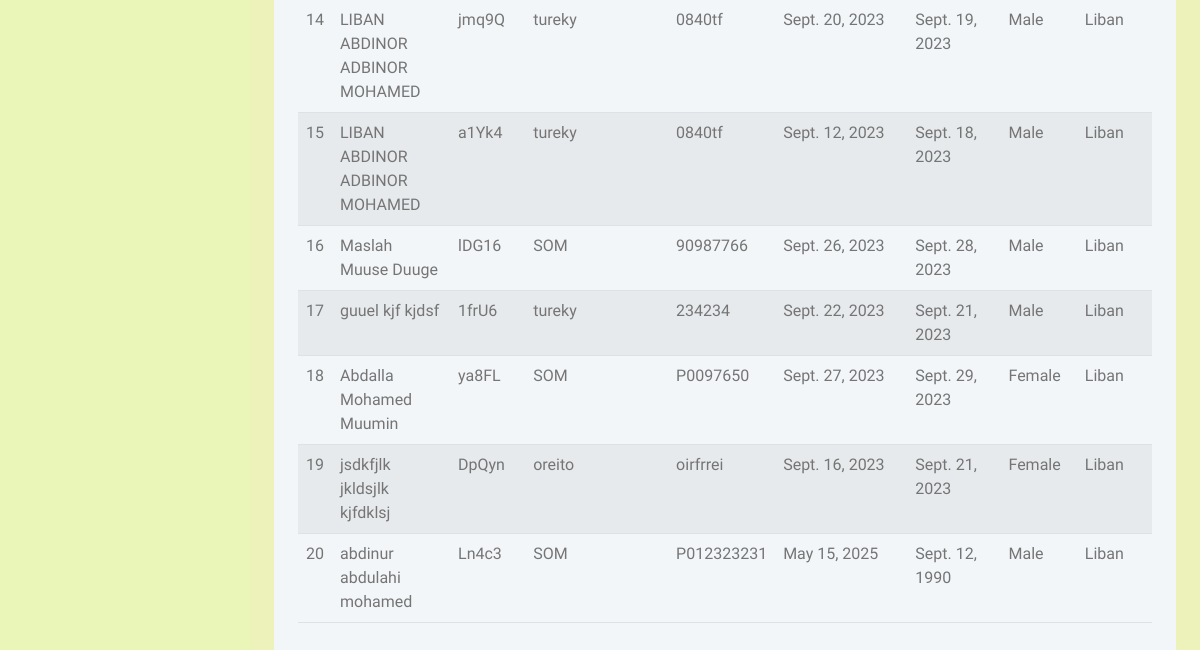
Before: /bookings (signed in, lower part) with the older database file.
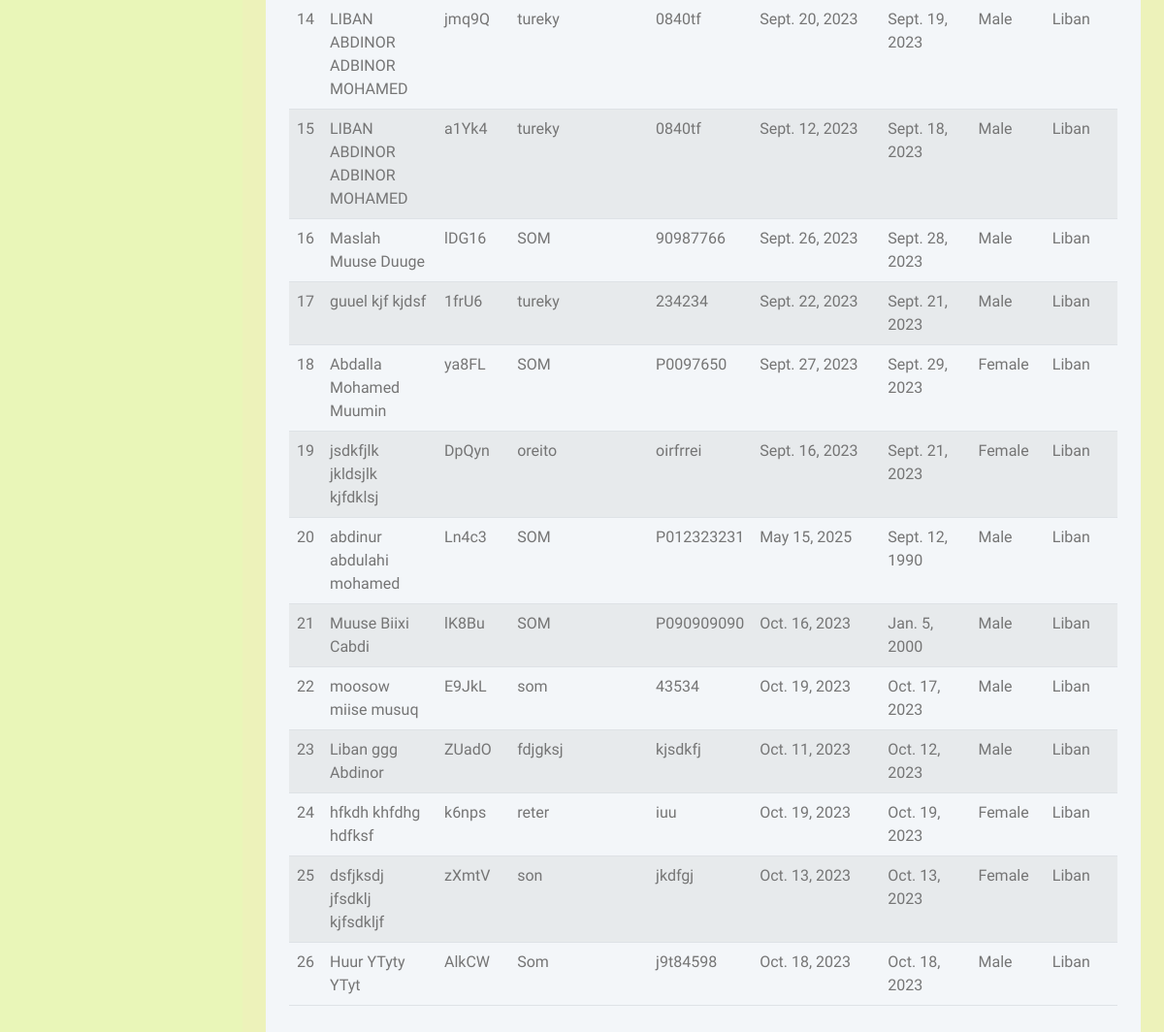
After: the same page with the newer database file.
### booking_brain/models.py (models this page shows, shortened)
class Booking(models.Model):
    id =models.AutoField(primary_key=True)
    user = models.ForeignKey(User, on_delete=models.CASCADE)
    Date_created = models.DateTimeField(auto_now_add=True)
    Passport_country = models.CharField(max_length=50)
    Passport_no = models.CharField(max_length=50)
    Passport_expiry = models.DateField()
    Date_birth = models.DateField()
    Gender = models.CharField(max_length=50)
    Booking_no = models.CharField(max_length=5, unique=True, default=generate_unique_code)
    passenger = models.ForeignKey(Passenger, on_delete=models.CASCADE)

class Passenger(models.Model):
    id = models.AutoField(primary_key=True)
    Date_created = models.DateTimeField(auto_now_add=True)
    user = models.ForeignKey(User, on_delete=models.CASCADE)
    First_name = models.CharField(max_length=50)
    Middle_name = models.CharField(max_length=50)
    Last_name = models.CharField(max_length=50)
    Phone_number = models.CharField(max_length=50)
    Departure_place = models.CharField(max_length=50)
    Destination = models.CharField(max_length=50)
    Departure_date = models.DateField()
    Return_date = models.DateField(null=True)
    Amount = models.IntegerField()
    Booked = models.BooleanField(default=False)
    Paid  =  models.BooleanField(default=False)
    def __str__(self):
        return (f"{self.First_name} {self.Middle_name} {self.Last_name}")

### booking_brain/views.py (the view)
# urls.py: path('bookings', views.bookings, name='bookings'),
@login_required(login_url='login_user')
def bookings(request):
    bookings = Booking.objects.all()
    return render(request,'booking_brain/bookings.html', {'booking': bookings})

### booking_brain/templates/booking_brain/bookings.html (shortened to what this page needs)
{% extends 'booking_brain/base.html' %}
{% block content %}
<div class="row g-4">
<div class="col-sm-12 col-xl-12">
    <div class="bg-light rounded h-100 p-4">
            {% if booking %}
            <table class="table table-striped table-hover">
                {% for b in booking %}
                <tr>
                    <td>{{ forloop.counter }}</td>
                    <td>{{ b.passenger}}</td>
                    <td>{{ b.Booking_no}}</td>
                    <td>{{ b.Passport_country}}</td>
                    <td>{{ b.Passport_no}}</td>
                    <td>{{ b.Passport_expiry}}</td>
                    <td>{{ b.Date_birth}}</td>
                    <td>{{ b.Gender}}</td>
                    <td>{{ b.user}}</td>
                </tr>
            {% endfor %}
            {% endif %}
            </table>
    </div>
</div>
</div>
{% endblock %}

Changed rows visible on the page:
added Booking: passenger "Muuse Biixi Cabdi", Booking_no "lK8Bu", Passport_country "SOM", Passport_no "P090909090", Passport_expiry "Oct. 16, 2023", Date_birth "Jan. 5, 2000", Gender "Male", user "Liban"
added Booking: passenger "moosow miise musuq", Booking_no "E9JkL", Passport_country "som", Passport_no "43534", Passport_expiry "Oct. 19, 2023", Date_birth "Oct. 17, 2023", Gender "Male", user "Liban"
added Booking: passenger "Liban ggg Abdinor", Booking_no "ZUadO", Passport_country "fdjgksj", Passport_no "kjsdkfj", Passport_expiry "Oct. 11, 2023", Date_birth "Oct. 12, 2023", Gender "Male", user "Liban"
added Booking: passenger "hfkdh khfdhg hdfksf", Booking_no "k6nps", Passport_country "reter", Passport_no "iuu", Passport_expiry "Oct. 19, 2023", Date_birth "Oct. 19, 2023", Gender "Female", user "Liban"
added Booking: passenger "dsfjksdj jfsdklj kjfsdkljf", Booking_no "zXmtV", Passport_country "son", Passport_no "jkdfgj", Passport_expiry "Oct. 13, 2023", Date_birth "Oct. 13, 2023", Gender "Female", user "Liban"
added Booking: passenger "Huur YTyty YTyt", Booking_no "AlkCW", Passport_country "Som", Passport_no "j9t84598", Passport_expiry "Oct. 18, 2023", Date_birth "Oct. 18, 2023", Gender "Male", user "Liban"
